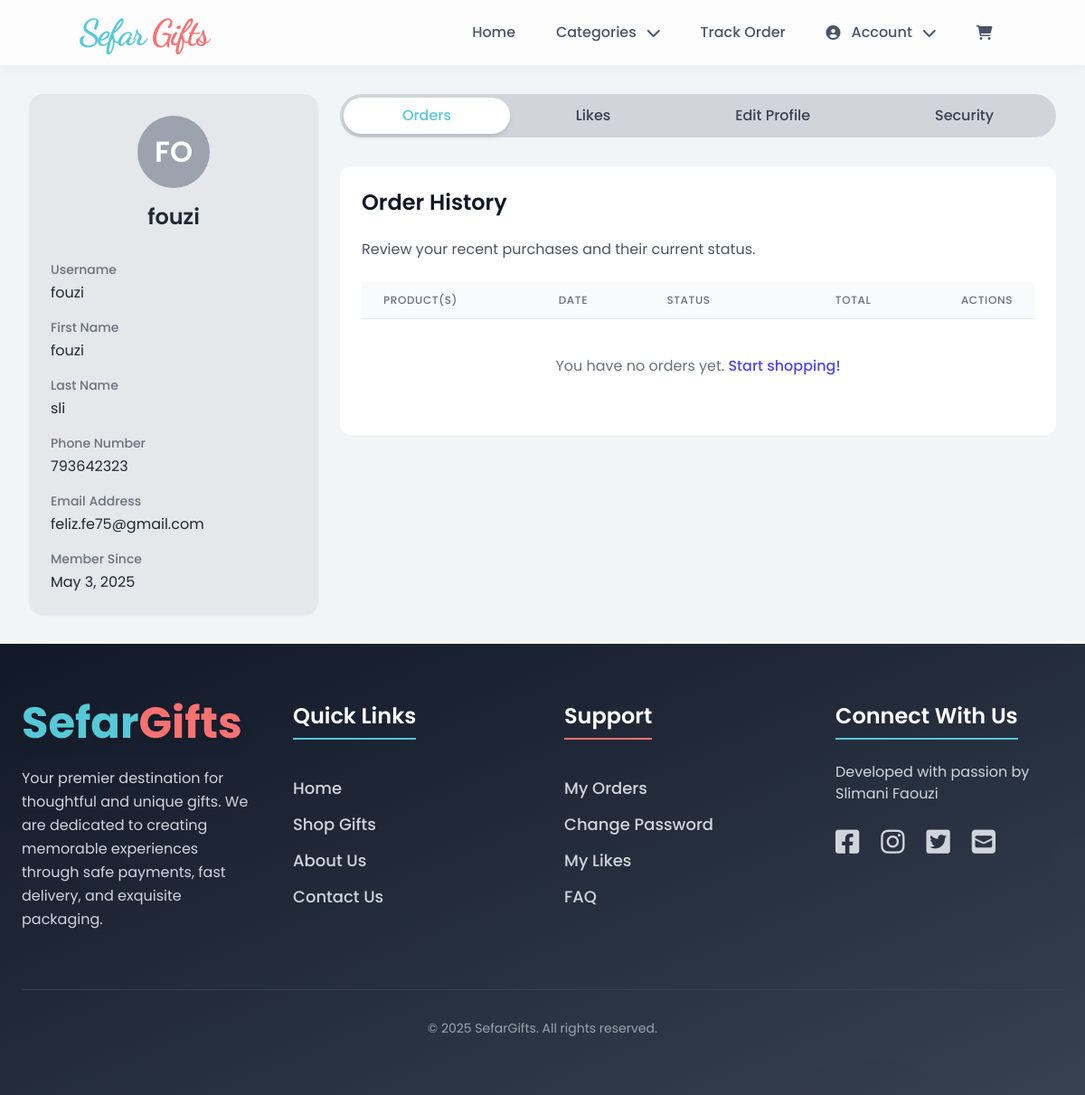
Screenshot of /my_account.php (signed in) with the database file from the repository.
### tables this page shows
CREATE TABLE IF NOT EXISTS `users` (
  `id` int NOT NULL AUTO_INCREMENT,
  `fname` varchar(10) NOT NULL,
  `lname` varchar(10) NOT NULL,
  `phone` int NOT NULL,
  `email` varchar(30) NOT NULL,
  `username` varchar(10) NOT NULL,
  `password` varchar(255) DEFAULT NULL,
  `role` enum('admin','client') NOT NULL DEFAULT 'client',
  `created_at` timestamp NULL DEFAULT CURRENT_TIMESTAMP,
  PRIMARY KEY (`id`)
);

### my_account.php (the view, shortened to what this page needs)
<?php
$db = new mysqli("localhost", "root", "", "giftstore");
$user_id = $_SESSION['id'];
$order_stmt = $db->prepare("
    SELECT
        o.id,
        o.created_at,
        o.order_status,
        o.total_price,
        GROUP_CONCAT(oi.product_name SEPARATOR ', ') AS product_name
    FROM orders o
    JOIN order_items oi ON o.id = oi.order_id
    WHERE o.user_id = ?
    GROUP BY o.id
    ORDER BY o.created_at DESC
");
if (!$order_stmt) {
    error_log("My Account Orders Prepare failed: " . $db->error);
    $orders = [];
} else {
    $order_stmt->bind_param("i", $user_id);
    $order_stmt->execute();
    $orders = $order_stmt->get_result()->fetch_all(MYSQLI_ASSOC);
}
$stmt = $db->prepare("SELECT username, email, fname, lname, phone, created_at FROM users WHERE id = ?");
if (!$stmt) {
    error_log("My Account User Info Prepare failed: " . $db->error);
    $user = [];
} else {
    $stmt->bind_param("i", $user_id);
    $stmt->execute();
    $result = $stmt->get_result();
    $user = $result->fetch_assoc();
}
?>
<!DOCTYPE html>
<html lang="en">
<head>
    <script src="https://cdn.tailwindcss.com"></script>
</head>
<body class="bg-gray-100">
    <?php include("navbar.php");  ?>
    <div class="max-w-7xl mx-auto px-4 sm:px-6 lg:px-8 py-8">
        <div class="account-grid">
            <aside class="lg:sticky lg:top-8 self-start">
                <div class="bg-gray-200 rounded-2xl p-6 h-full shadow-sm">
                    <div class="flex flex-col items-center mb-8">
                        <div class="profile-initial-circle mb-4">
                            <?php
                            $firstLetter = !empty($user['username']) ? strtoupper(substr($user['username'], 0, 1)) : 'U';
                            $secondLetter = strlen($user['username']) > 1 ? strtoupper(substr($user['username'], 1, 1)) : '';
                            echo htmlspecialchars($firstLetter . ($secondLetter ?: ''));
                            ?>
                        </div>
                        <h2 class="text-2xl font-semibold text-gray-800">
                            <?= htmlspecialchars($user['username'] ?? 'Guest User') ?>
                        </h2>
                    </div>
                    <dl class="space-y-4 text-sm">
                        <div>
                            <dt class="text-gray-500 font-medium mb-1">Username</dt>
                            <dd class="text-gray-800 text-base break-words"><?= htmlspecialchars($user['username'] ?? 'N/A') ?></dd>
                        </div>
                        <div>
                            <dt class="text-gray-500 font-medium mb-1">First Name</dt>
                            <dd class="text-gray-800 text-base"><?= htmlspecialchars($user['fname'] ?? 'N/A') ?></dd>
                        </div>
                        <div>
                            <dt class="text-sm font-medium text-gray-500 mb-1">Last Name</dt>
                            <dd class="text-gray-800 text-base"><?= htmlspecialchars($user['lname'] ?? 'N/A') ?></dd>
                        </div>
                        <div>
                            <dt class="text-sm font-medium text-gray-500 mb-1">Phone Number</dt>
                            <dd class="text-gray-800 text-base"><?= htmlspecialchars($user['phone'] ?? 'N/A') ?></dd>
                        </div>
                        <div>
                            <dt class="text-sm font-medium text-gray-500 mb-1">Email Address</dt>
                            <dd class="text-gray-800 text-base break-words"><?= htmlspecialchars($user['email'] ?? 'N/A') ?></dd>
                        </div>
                        <div>
                            <dt class="text-sm font-medium text-gray-500 mb-1">Member Since</dt>
                            <dd class="text-gray-800 text-base">
                                <?= isset($user['created_at']) ? date('F j, Y', strtotime($user['created_at'])) : 'N/A' ?>
                            </dd>
                        </div>
                    </dl>
                </div>
            </aside>
            <main class="min-w-0">
                <nav id="pill-navigation" class="pill-nav-container mb-8">
                    <button class="pill-nav-link" data-section="orders">Orders</button>
                    <button class="pill-nav-link" data-section="likes">Likes</button>
                    <button class="pill-nav-link" data-section="edit-profile">Edit Profile</button>
                    <button class="pill-nav-link" data-section="security">Security</button>
                </nav>
                <section id="orders" class="content-section-card">
                    <div class="flex justify-between items-center mb-4">
                        <h2 class="text-xl lg:text-2xl font-semibold text-gray-900">Order History</h2>
                    </div>
                    <p class="text-gray-600 mt-1 mb-6 text-sm lg:text-base">
                        Review your recent purchases and their current status.
                    </p>
                    <div class="overflow-x-auto">
                        <table class="min-w-full divide-y divide-gray-200 orders-table">
                            <thead class="bg-gray-50">
                                <tr>
                                    <th class="px-4 lg:px-6 py-3 text-left text-xs font-medium text-gray-500 uppercase tracking-wider">Product(s)</th>
                                    <th class="px-4 lg:px-6 py-3 text-left text-xs font-medium text-gray-500 uppercase tracking-wider">Date</th>
                                    <th class="px-4 lg:px-6 py-3 text-left text-xs font-medium text-gray-500 uppercase tracking-wider">Status</th>
                                    <th class="px-4 lg:px-6 py-3 text-right text-xs font-medium text-gray-500 uppercase tracking-wider">Total</th>
                                    <th class="px-4 lg:px-6 py-3 text-right text-xs font-medium text-gray-500 uppercase tracking-wider">Actions</th>
                                </tr>
                            </thead>
                            <tbody class="bg-white divide-y divide-gray-200">
                                <?php if (!empty($orders)): ?>
                                    <?php foreach ($orders as $order): ?>
                                        <tr class="hover:bg-gray-50 transition-colors">
                                            <td class="px-4 lg:px-6 py-4 whitespace-normal text-sm font-medium text-gray-900 max-w-xs break-words">
                                                <?= htmlspecialchars($order['product_name']) ?>
                                            </td>
                                            <td class="px-4 lg:px-6 py-4 whitespace-nowrap text-sm text-gray-500">
                                                <?= date('M d, Y', strtotime($order['created_at'])) ?>
                                            </td>
                                            <td class="px-4 lg:px-6 py-4 whitespace-nowrap">
                                                <?php
                                                $statusColorMapping = [
                                                    'cancelled' => 'red', 'failed' => 'red',
                                                    'shipped' => 'blue', 'delivered' => 'green',
                                                    'pending' => 'yellow', 'processing' => 'indigo',
                                                    'completed' => 'green'
                                                ];
                                                $statusColor = $statusColorMapping[strtolower($order['order_status'])] ?? 'gray';
                                                ?>
                                                <span class="px-2.5 py-1 rounded-full text-xs font-semibold bg-<?= $statusColor ?>-100 text-<?= $statusColor ?>-800">
                                                    <?= ucfirst(htmlspecialchars($order['order_status'])) ?>
                                                </span>
                                            </td>
                                            <td class="px-4 lg:px-6 py-4 whitespace-nowrap text-right text-sm font-medium text-gray-900">
                                                <?= number_format($order['total_price'], 2) ?> DA
                                            </td>
                                            <td class="px-4 lg:px-6 py-4 whitespace-nowrap text-right text-sm font-medium">
                                                <?php if (strtolower($order['order_status']) === 'processing' || strtolower($order['order_status']) === 'pending'): ?>
                                                    <form action="cancel_order.php" method="POST" class="inline">
                                                        <input type="hidden" name="order_id" value="<?= $order['id'] ?>">
                                                        <button type="submit"
                                                            class="text-red-600 hover:text-red-800 text-sm font-medium"
                                                            onclick="return confirm('Are you sure you want to cancel this order?')">
                                                            Cancel
                                                        </button>
                                                    </form>
                                                <?php elseif (strtolower($order['order_status']) === 'completed'): ?>
                                                    <a href="review.php?order_id=<?= $order['id'] ?>"
                                                       class="text-turquoise-primary hover:text-cyan-700 text-sm font-medium">
                                                        Leave Review
                                                    </a>
                                                <?php else: ?>
                                                    <span class="text-gray-400 text-sm italic">No actions</span>
                                                <?php endif; ?>
                                            </td>
                                        </tr>
                                    <?php endforeach; ?>
                                <?php else: ?>
                                    <tr>
                                        <td colspan="5" class="text-center py-10 text-gray-500">
                                            You have no orders yet.
                                            <a href="products.php" class="text-indigo-600 hover:text-indigo-800 font-medium">Start shopping!</a>
                                        </td>
                                    </tr>
                                <?php endif; ?>
                            </tbody>
                        </table>
                    </div>
                </section>
            </main>
        </div>
    </div>
    <?php include("footer.php"); ?>
</body>
</html>

### my_account.php (style rules this page uses)
body { font-family: 'Poppins', sans-serif; background-color: #f3f4f6; }
.account-grid { display: grid; grid-template-columns: 1fr; gap: 1.5rem; }
@media (min-width: 1024px) { .account-grid { grid-template-columns: 320px 1fr; } }
.profile-initial-circle { width: 80px; height: 80px; border-radius: 50%; background-color: #9ca3af; color: white; display: flex; align-items: center; justify-content: center; font-size: 2rem; font-weight: 600; }
.pill-nav-container { background-color: #d1d5db; border-radius: 9999px; padding: 0.25rem; display: flex; justify-content: space-around; margin-bottom: 1.5rem; flex-wrap: wrap; gap: 0.5rem; }
.pill-nav-link { padding: 0.5rem 1.25rem; border-radius: 9999px; text-decoration: none; color: #374151; font-weight: 500; transition: background-color 0.2s ease-in-out, color 0.2s ease-in-out, box-shadow 0.2s ease-in-out; text-align: center; flex-grow: 1; min-width: fit-content; cursor: pointer; }
.pill-nav-link.active { background-color: #ffffff; color: #56c8d8; box-shadow: 0 4px 6px -1px rgba(0, 0, 0, 0.1), 0 2px 4px -1px rgba(0, 0, 0, 0.06); }
.content-section-card { background-color: #ffffff; border-radius: 0.75rem; padding: 1.5rem; margin-bottom: 1.5rem; display: none; }
.content-section-card.active-section { display: block; }
.content-section-card h2 { margin-bottom: 0.5rem; }
.orders-table th { background-color: #f9fafb; }
.orders-table tr:last-child td { border-bottom: none; }

### navbar.php (style rules this page uses)
body { font-family: 'Poppins', sans-serif; }

### rows the page displays
users: username "FO", username "fouzi", fname "fouzi", lname "sli", phone "793642323", email "feliz.fe75@gmail.com", created_at "May 3, 2025"
